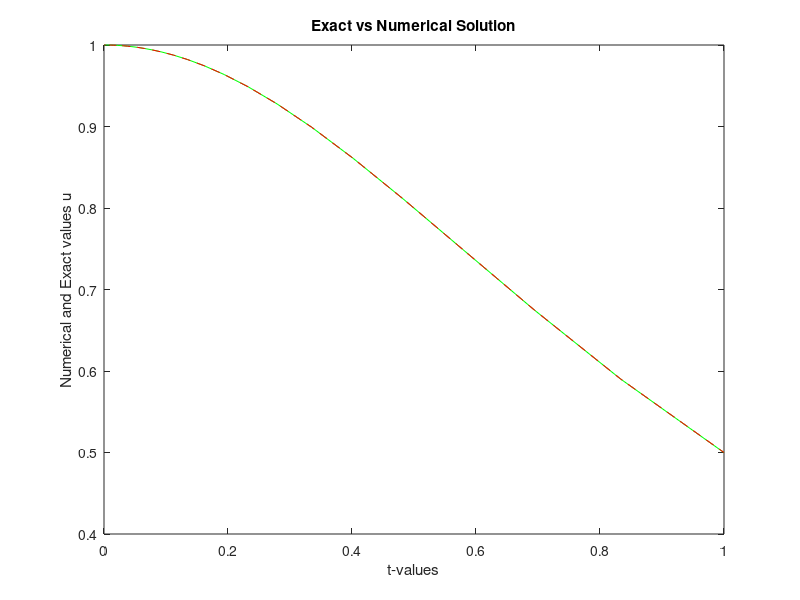

MATLAB code to generate this figure:
%%%%%%%%%%%%%%%%%%%%%%%%%%%%%%%%%%%%%%%%%%%%%%%%%%%%%%%%%%%%%%%%%%%%%%%%%%%
% Numerical Solution of an Initial Value Problem
% using the Third-Order Explicit Runge-Kutta Method
% on a Variable Mesh
%
% Differential Equation:
%     du/dt = -2*t*u^2
%
% Exact Solution:
%     u(t) = 1/(1+t^2)
%
% Numerical Method:
%     Third-Order Explicit Runge-Kutta (RK3) Method
%     with Variable Mesh
%
% Language:
%     MATLAB
%
% Developed as part of the coursework for
% Numerical Methods for Ordinary Differential Equations
% M.Sc. Applied Mathematics
% South Asian University
%
% Author: Kshitij Bahukhandi
%%%%%%%%%%%%%%%%%%%%%%%%%%%%%%%%%%%%%%%%%%%%%%%%%%%%%%%%%%%%%%%%%%%%%%%%%%%

clear all;  % clear all variables in memory
  N=10; 
  ETA=1.2;
  disp('Variable Mesh Numerical Solution for IVP Using 3rd order explicit RK Method');
  disp('    ');
  fprintf('N=%4.2f\n',N);
  disp('  ');
  for I=1:8
    % Formation of variable mesh lengths
       SUM=1.0;
       for L=1:N-1
           SUM=SUM+ETA^L;
       end
       H(2)=1.0/SUM;
       for L=2:N
           H(L+1)=ETA*H(L);
       end 
  % Formation of grid points
    T(1)=0.0;
    for L=2:N+1
          T(L)=T(L-1)+H(L);   
    end 
    T(N+1)=1.0;
    % Exact Solution & RHS function
    for L=1:N+1
        EU(L)= 1.0/(1+T(L)*T(L));  
    end
    % Initial conditions
 %   U(1)=EU(1);
    U(1)=1.0;
     tic  % CPU time starts
    % Solution at advanced time
       for L=1:N
           H0=H(L+1);
           T0=T(L); U0=U(L);
           %---Classical Method
           K1= -2*H0*T0*U0*U0;
           K2= -2*H0*(T0+H0/2)*(U0+K1/2)*(U0+K1/2);
           K3= -2*H0*(T0+H0)*(U0-K1+2*K2)*(U0-K1+2*K2);
           U(L+1)=U(L)+(K1+4*K2+K3)/6;
       %---Nystrom Method
           K1= -2*H0*T0*U0*U0;
           K2= -2*H0*(T0+2*H0/3)*(U0+2*K1/3)*(U0+2*K1/3);
           K3= -2*H0*(T0+2*H0/3)*(U0+2*K2/3)*(U0+2*K2/3);
           U(L+1)=U(L)+(2*K1+3*K2+3*K3)/8;     
       end 
  % Calculate Errors
        ERU=abs(U(N+1)-EU(N+1));
     % Print errors
       fprintf('N=%4.2f, ERU=%10.4e\n',N,ERU);
  disp('  ');
  N=2*N;
  end
   toc  % CPU time ends
    % Plot the results
  figure (1);
  plot(T,U,'-g',T,EU,'--r');
  xlabel('t-values');
  ylabel('Numerical and Exact values u');
  title ('Exact vs Numerical Solution')

  
